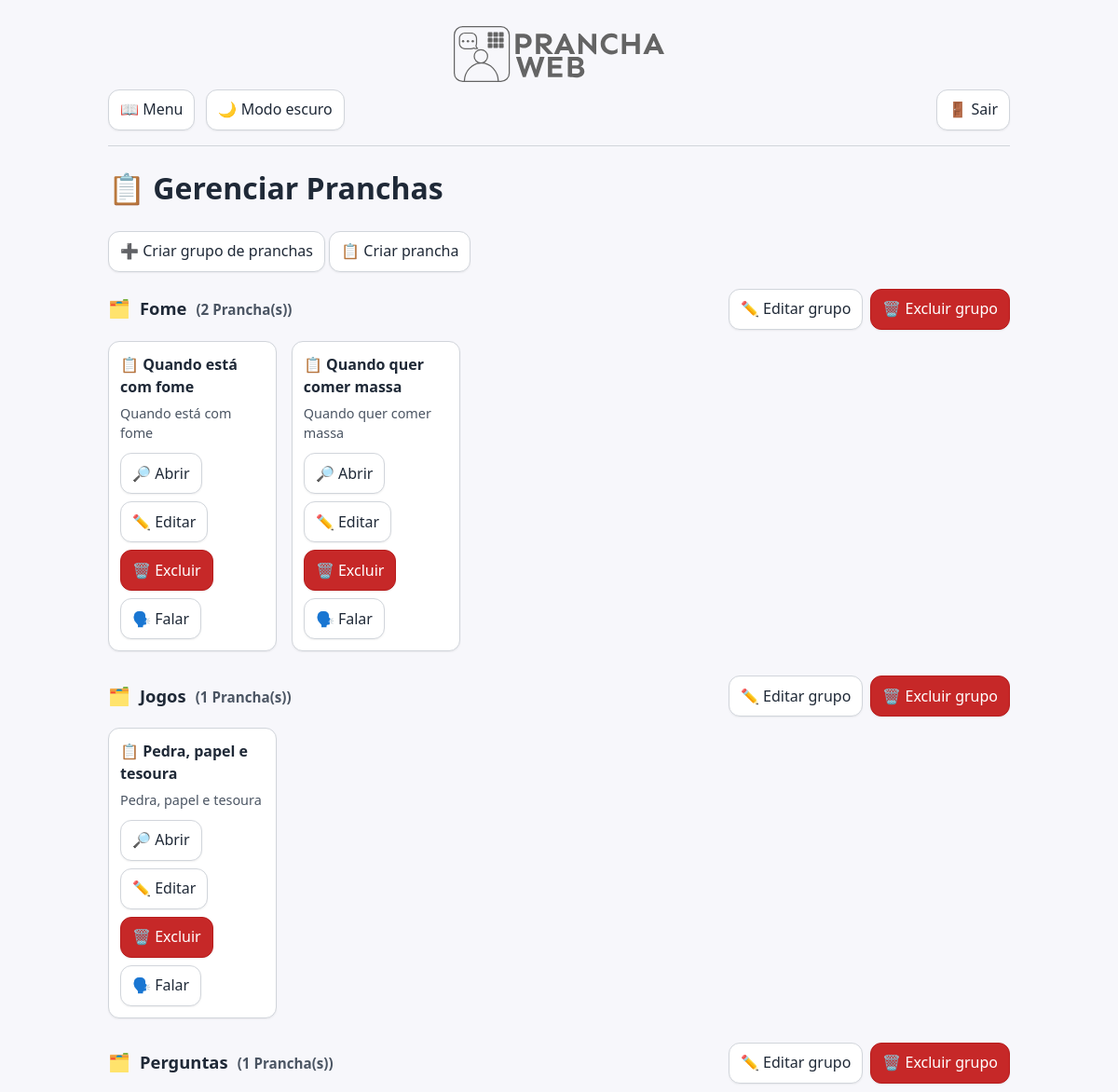
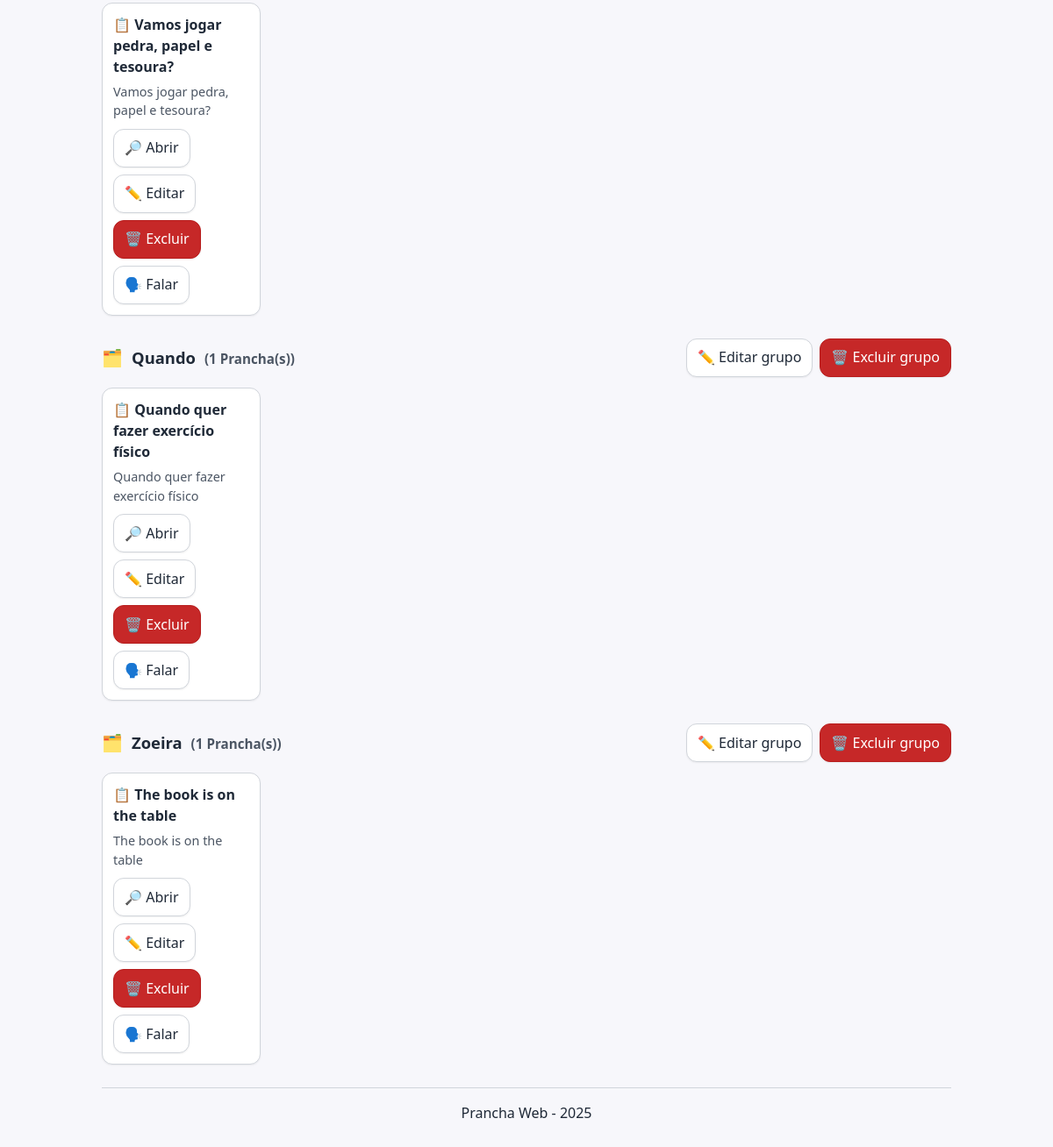
The app's page /pages/gerenciar_pranchas.php (signed in) with its own data (2 pictures, top to bottom).
### tables this page shows
CREATE TABLE `pranchas` (
  `id` int(11) NOT NULL,
  `nome` varchar(255) NOT NULL,
  `descricao` text,
  `id_grupo` int(11) NOT NULL
);

### includes/modelo_pranchas.php (called while the page is built, shortened)
<?php
function cx_pranchas(): mysqli {
    $cx = new mysqli(DB_HOST, DB_USUARIO, DB_SENHA, DB_NOME);
    $cx->set_charset('utf8mb4');
    return $cx;
}
function listarPranchasPorUsuario(int $idUsuario, bool $isAdmin): array {
    $cx = cx_pranchas();
    $pranchas = [];
    if ($isAdmin) {
        $sql = "SELECT p.id, p.nome, p.descricao, g.nome AS grupo
                FROM pranchas p
                JOIN grupos_pranchas g ON g.id = p.id_grupo
                ORDER BY p.nome";
        if ($rs = $cx->query($sql)) {
            while ($row = $rs->fetch_assoc()) {
                $pranchas[] = [
                    'id'        => (int)$row['id'],
                    'nome'      => $row['nome'],
                    'descricao' => (string)($row['descricao'] ?? ''),
                    'grupo'     => $row['grupo'],
                ];
            }
        }
    }
    return $pranchas;
}
function listarGruposPranchasPranchas() {
    $conexao = cx_pranchas();
    $grupos = [];
    $resultado = $conexao->query("SELECT id, nome FROM grupos_pranchas ORDER BY nome");
    if ($resultado) {
        while ($linha = $resultado->fetch_assoc()) {
            $grupos[] = $linha;
        }
    }
    return $grupos;
}
function buscarCartoesDaPrancha($id_prancha) {
    $conexao = cx_pranchas();
    $cartoes = [];
    $sql = "SELECT id_cartao FROM pranchas_cartoes WHERE id_prancha = ? ORDER BY ordem ASC";
    $comando = $conexao->prepare($sql);
    $comando->bind_param("i", $id_prancha);
    $comando->execute();
    $comando->bind_result($id_cartao);
    while ($comando->fetch()) {
        $cartoes[] = $id_cartao;
    }
    return $cartoes;
}
function buscarCartoesPorIds($ids) {
    $conexao = cx_pranchas();
    $placeholders = implode(',', array_fill(0, count($ids), '?'));
    $tipos = str_repeat('i', count($ids));
    $sql = "SELECT id, titulo, imagem, texto_alternativo FROM cartoes WHERE id IN ($placeholders)";
    $comando = $conexao->prepare($sql);
    $bind_params = array_merge([$tipos], $ids);
    call_user_func_array([$comando, 'bind_param'], refValues($bind_params));
    $comando->execute();
    $comando->store_result();
    $cartoes = [];
    $id = $titulo = $imagem = $texto_alternativo = "";
    $comando->bind_result($id, $titulo, $imagem, $texto_alternativo);
    while ($comando->fetch()) {
        $cartoes[$id] = [
            'id' => $id,
            'titulo' => $titulo,
            'imagem' => $imagem,
            'texto_alternativo' => $texto_alternativo
        ];
    }
    $ordenados = [];
    foreach ($ids as $id_busca) {
        if (isset($cartoes[$id_busca])) {
            $ordenados[] = $cartoes[$id_busca];
        }
    }
    return $ordenados;
}
function refValues($arr) {
    $refs = [];
    foreach ($arr as $key => $value) {
        $refs[$key] = &$arr[$key];
    }
    return $refs;
}
?>

### includes/controle_pranchas.php (called while the page is built)
<?php
require_once 'modelo_pranchas.php';
$idUsuario = (int)$_SESSION['id_usuario'];
$isAdmin   = ($_SESSION['tipo_usuario'] === 'admin');
$lista_pranchas = listarPranchasPorUsuario($idUsuario, $isAdmin);
$lista_grupos_pranchas = listarGruposPranchasPranchas();
?>

### pages/gerenciar_pranchas.php (the view, shortened to what this page needs)
<?php
include '../includes/cabecalho.php';
require_once '../includes/controle_pranchas.php';
require_once '../includes/modelo_pranchas.php';
$isAdmin = (isset($_SESSION['tipo_usuario']) && $_SESSION['tipo_usuario'] === 'admin');
function titulosDaPranchaParaFalar(int $idPrancha): array {
    $ids = buscarCartoesDaPrancha($idPrancha);
    $cartoes = buscarCartoesPorIds($ids);
    $out = [];
    foreach ($cartoes as $c) {
        $t = trim($c['titulo'] ?? '');
        if ($t !== '') {
            $out[] = $t;
        }
    }
    return $out;
}
$grupos = [];
foreach ($lista_pranchas as $p) {
    $g = $p['grupo'] ?? 'Sem grupo';
    if (!isset($grupos[$g])) $grupos[$g] = [];
    $grupos[$g][] = $p;
}
uksort($grupos, function($a, $b){ return strcasecmp($a, $b); });
$mapaGrupos = [];
if (isset($lista_grupos_pranchas) && is_array($lista_grupos_pranchas)) {
    foreach ($lista_grupos_pranchas as $g) {
        $mapaGrupos[(string)($g['nome'] ?? '')] = (int)$g['id'];
    }
}
?>
<link rel="stylesheet" href="../assets/css/pranchas.css">
<h1>📋 Gerenciar Pranchas</h1>
<?php if ($isAdmin): ?>
  <p>
    <a href="criar_grupo_prancha.php" class="botao-acao">➕ Criar grupo de pranchas</a>
    <a href="criar_prancha.php" class="botao-acao">📋 Criar prancha</a>
  </p>
<?php endif; ?>
<?php if (empty($lista_pranchas)): ?>
  <div class="lista-pranchas--vazia">Nenhuma prancha encontrada.</div>
<?php else: ?>
  <?php foreach ($grupos as $nomeGrupo => $pranchasDoGrupo): ?>
    <?php
      $grupoId = $mapaGrupos[$nomeGrupo] ?? null;
    ?>
    <section class="grupo-prancha" aria-labelledby="grp-<?php echo md5($nomeGrupo); ?>">
      <header class="grupo-prancha__header">
        <h3 id="grp-<?php echo md5($nomeGrupo); ?>" class="grupo-prancha__titulo">
          <span class="grupo-prancha__icone" aria-hidden="true">🗂️</span>
          <span><?php echo htmlspecialchars($nomeGrupo ?? 'Sem grupo', ENT_QUOTES, 'UTF-8'); ?></span>
          <span class="grupo-prancha__contagem">(<?php echo count($pranchasDoGrupo); ?> Prancha(s))</span>
        </h3>
        <div class="grupo-prancha__acoes">
          <?php if ($isAdmin && $grupoId): ?>
            <a class="botao-acao" href="editar_grupo_prancha.php?id=<?php echo (int)$grupoId; ?>">✏️ Editar grupo</a>
            <a
              class="botao-acao excluir"
              href="../includes/controle_excluir_grupo_prancha.php?id=<?php echo (int)$grupoId; ?>"
              data-action="excluir-grupo-prancha"
              data-id="<?php echo (int)$grupoId; ?>"
              data-nome="<?php echo htmlspecialchars($nomeGrupo, ENT_QUOTES, 'UTF-8'); ?>"
            >🗑️ Excluir grupo</a>
          <?php endif; ?>
        </div>
      </header>
      <div class="lista-pranchas" role="list">
        <?php foreach ($pranchasDoGrupo as $pr): ?>
          <?php
            $id   = (int)($pr['id'] ?? 0);
            $nome = (string)($pr['nome'] ?? '');
            $listaTitulos = titulosDaPranchaParaFalar($id);
            $listaJson    = htmlspecialchars(json_encode($listaTitulos, JSON_UNESCAPED_UNICODE), ENT_QUOTES, 'UTF-8');
          ?>
          <article class="prancha-item" role="listitem">
            <div class="prancha-item__nome">📋 <?php echo htmlspecialchars($nome, ENT_QUOTES, 'UTF-8'); ?></div>
            <div class="prancha-item__grupo"><?php echo htmlspecialchars($pr['descricao'] ?? '', ENT_QUOTES, 'UTF-8'); ?></div>
            <div class="prancha-item__acoes" aria-label="Ações da prancha">
              <a class="botao-acao" href="ver_prancha.php?id=<?php echo $id; ?>">🔎 Abrir</a>
              <?php if ($isAdmin): ?>
                <a class="botao-acao" href="editar_prancha.php?id=<?php echo $id; ?>">✏️ Editar</a>
                <a class="botao-acao excluir"
                   href="../includes/controle_excluir_prancha.php?id=<?php echo $id; ?>"
                   data-action="excluir-prancha"
                   data-id="<?php echo $id; ?>"
                   data-nome="<?php echo htmlspecialchars($nome, ENT_QUOTES, 'UTF-8'); ?>">🗑️ Excluir</a>
              <?php endif; ?>
              <a class="botao-acao"
                 href="#"
                 data-action="falar-prancha"
                 data-texto="<?php echo htmlspecialchars($nome, ENT_QUOTES, 'UTF-8'); ?>"
                 data-lista="<?php echo $listaJson; ?>">🗣️ Falar</a>
            </div>
          </article>
        <?php endforeach; ?>
      </div>
    </section>
  <?php endforeach; ?>
<?php endif; ?>
<?php include '../includes/rodape.php'; ?>

### assets/css/style.css (style rules this page uses)
:root { --bg: #f7f7fb; --card: #ffffff; --text: #1f2937; --muted: #4b5563; --border: #d1d5db; --primary: #2563eb; --primary-strong:#1d4ed8; --danger: #dc2626; --danger-strong:#b91c1c; --ring: #93c5fd; --btn-bg: #ffffff; --btn-bg-hover: #f3f4f6; --radius: 12px; --shadow-sm: 0 1px 2px rgba(0,0,0,.06); --shadow-md: 0 6px 18px rgba(37, 99, 235, .12); --shadow-focus: 0 0 0 3px var(--ring); --pict-bg: transparent; --pict-outline: transparent; }
* { box-sizing: border-box; }
html, body { height: 100%; }
body { margin: 0; font-family: system-ui, -apple-system, "Segoe UI", Roboto, Ubuntu, "Helvetica Neue", Arial, "Noto Sans", "Apple Color Emoji","Segoe UI Emoji", "Segoe UI Symbol", "Noto Color Emoji", sans-serif; background: var(--bg); color: var(--text); line-height: 1.5; transition: background .25s ease, color .25s ease; font-size: 16px; }
:where(button, input[type="submit"], input[type="button"], .botao-acao, summary.botao-acao) { appearance: none; -webkit-appearance: none; background: var(--btn-bg); color: var(--text); border: 1px solid var(--border); border-radius: var(--radius); padding: .55rem .9rem; font: inherit; line-height: 1.1; display: inline-flex; align-items: center; justify-content: center; text-align: center; gap: .5rem; cursor: pointer; text-decoration: none; box-shadow: var(--shadow-sm); transition: background-color .18s ease, border-color .18s ease, color .18s ease, transform .06s ease, box-shadow .18s ease, filter .18s ease; }
:where(button, input[type="submit"], input[type="button"], .botao-acao, summary.botao-acao):hover { background: var(--btn-bg-hover); border-color: var(--primary); box-shadow: var(--shadow-md); transform: translateY(-1px); }
:where(button, input[type="submit"], input[type="button"], .botao-acao, summary.botao-acao):active { transform: translateY(0); filter: brightness(0.98); }
:where(button, input[type="submit"], input[type="button"], .botao-acao, summary.botao-acao):focus-visible { outline: none; box-shadow: var(--shadow-md), var(--shadow-focus); border-color: var(--primary-strong); }
:where(.botao-acao.excluir) { border-color: color-mix(in srgb, var(--danger) 50%, var(--border)); color: var(--text); }
a.botao-acao { color: inherit; }
body[data-theme="light"] { --danger-bg: #c62828; --danger-bg-hover: #c62828; --danger-border: #b71c1c; --danger-text: #ffffff; --danger-focus: rgba(229,57,53,.40); }
.botao-acao.excluir { background: var(--danger-bg); border-color: var(--danger-border); color: var(--danger-text); }
a.botao-acao.excluir:link, a.botao-acao.excluir:visited { color: var(--danger-text); }

### assets/css/wcag.css (style rules this page uses)
a.botao-acao, button, input[type="submit"], input[type="button"], summary.botao-acao, .botao-falar-tudo { min-width: 44px; min-height: 44px; padding: 10px 12px; display: inline-flex; align-items: center; justify-content: center; gap: 6px; line-height: 1.2; }
a.botao-acao { display: inline-flex; }

### assets/css/pranchas.css (style rules this page uses)
:root { --grp-gap: 10px; }
.grupo-prancha { margin-bottom: 26px; }
.grupo-prancha__header { display: flex; align-items: center; gap: var(--grp-gap); margin: 18px 0 12px; }
.grupo-prancha__titulo { margin: 0; display: flex; align-items: baseline; gap: 10px; font-size: 1.15rem; }
.grupo-prancha__icone { font-size: 1.2rem; }
.grupo-prancha__contagem { color: var(--muted); font-size: .95rem; }
.grupo-prancha__acoes { margin-left: auto; display: flex; gap: 8px; }
.lista-pranchas { display: grid; grid-template-columns: repeat(auto-fill, minmax(180px, 1fr)); gap: 16px; }
.prancha-item { background: var(--card); border: 1px solid var(--border); border-radius: var(--radius); padding: 12px; text-align: left; box-shadow: var(--shadow-sm); transition: transform .12s ease, box-shadow .18s ease, border-color .18s ease; }
.prancha-item__nome { display: block; font-weight: 700; margin: 0 0 6px 0; }
.prancha-item__grupo { display: block; font-size: .9rem; color: var(--muted); margin-bottom: 10px; }
.prancha-item__acoes { display: flex; flex-wrap: wrap; gap: 8px; }
.grupo-prancha__header { flex-wrap: wrap; row-gap: 8px; }
.grupo-prancha__titulo { min-width: 0; }
.grupo-prancha__acoes { margin-left: auto; flex-shrink: 0; }

### records on screen
pranchas: nome "Quando está com fome", descricao "Quando está com fome"
pranchas: nome "Quando quer comer massa", descricao "Quando quer comer massa"
pranchas: nome "Pedra, papel e tesoura", descricao "Pedra, papel e tesoura"
pranchas: nome "Vamos jogar pedra, papel e tesoura?", descricao "Vamos jogar pedra, papel e tesoura?"
pranchas: nome "Quando quer fazer exercício físico", descricao "Quando quer fazer exercício físico"
pranchas: nome "The book is on the table", descricao "The book is on the table"

### other values on screen
$nomeGrupo "Fome"
count($pranchasDoGrupo) "2"
$nomeGrupo "Jogos"
count($pranchasDoGrupo) "1"
$nomeGrupo "Perguntas"
$nomeGrupo "Quando"
$nomeGrupo "Zoeira"
